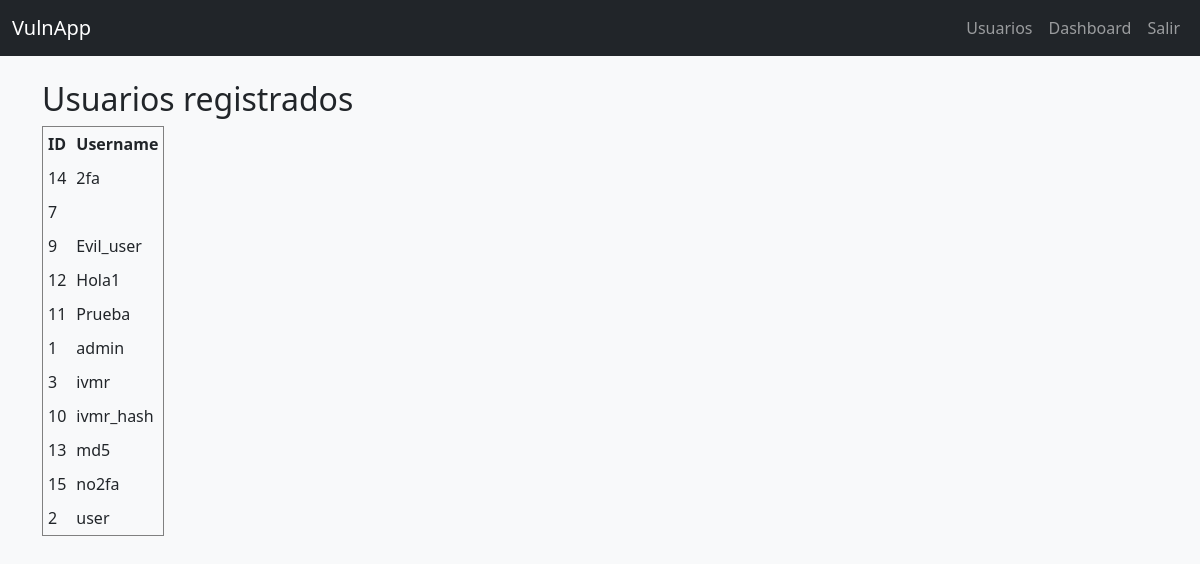
The page /users (signed in) on the database as committed earlier.
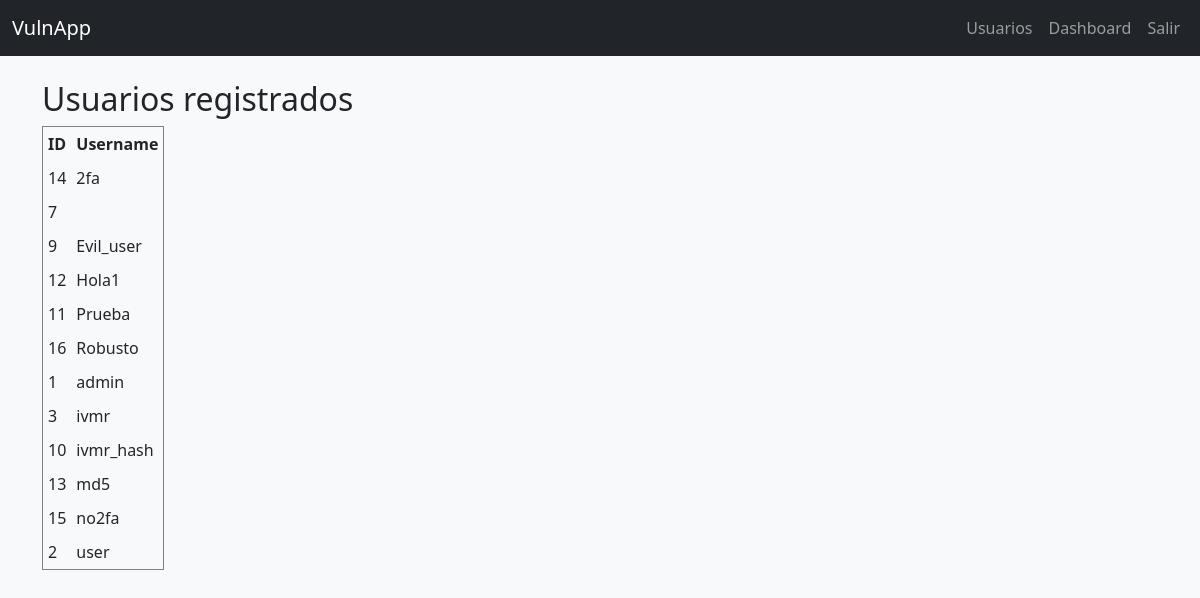
The same page on the database as committed later.
### tables this page shows
CREATE TABLE users (
  id INTEGER PRIMARY KEY AUTOINCREMENT,
  username TEXT UNIQUE,
  password TEXT
, otp_secret TEXT);

### VulnApp.py (the view)
@app.route('/users')
def users():
    if 'user_id' not in session:
        session.clear()
        return redirect(url_for('login'))
    cur = get_db().execute("SELECT id, username FROM users")
    users = cur.fetchall()
    cur.close()
    return render_template('users.html', users=users)

### VulnApp.py (called while the page is built)
def get_db():
    db = getattr(g, '_database', None)
    if db is None:
        db = g._database = sqlite3.connect(DATABASE)
    return db

@app.teardown_appcontext
def close_connection(exception):
    db = getattr(g, '_database', None)
    if db is not None:
        db.close()

### templates/users.html
{% extends "base.html" %}
{% block content %}
<h2>Usuarios registrados</h2>
<table border="1" cellpadding="5">
    <tr>
        <th>ID</th>
        <th>Username</th>
    </tr>
    {% for user in users %}
    <tr>
        <td>{{ user[0] }}</td>
        <td>{{ user[1] | safe }}</td>
    </tr>
    {% endfor %}
</table>
{% endblock %}

### templates/base.html (shortened to what this page needs)
<!doctype html>
<html lang="es">
  <head>
    <link href="https://cdn.jsdelivr.net/npm/bootstrap@5.3.3/dist/css/bootstrap.min.css" rel="stylesheet">
    <link rel="stylesheet" href="{{ url_for('static', filename='style.css') }}">
  </head>
  <body class="bg-light">
    <nav class="navbar navbar-expand-lg navbar-dark bg-dark">
      <div class="container-fluid">
        <a class="navbar-brand" href="/">VulnApp</a>
        <div class="collapse navbar-collapse">
          <ul class="navbar-nav ms-auto">
            {% if 'user_id' in session %}
              <li class="nav-item"><a class="nav-link" href="{{ url_for('users') }}">Usuarios</a></li>
              <li class="nav-item"><a class="nav-link" href="{{ url_for('dashboard') }}">Dashboard</a></li>
              <li class="nav-item"><a class="nav-link" href="{{ url_for('logout') }}">Salir</a></li>
            {% else %}
              <li class="nav-item"><a class="nav-link" href="{{ url_for('login') }}">Login</a></li>
              <li class="nav-item"><a class="nav-link" href="{{ url_for('register') }}">Registro</a></li>
            {% endif %}
          </ul>
        </div>
      </div>
    </nav>
    <div class="container mt-4">
      {% block content %}{% endblock %}
    </div>
  </body>
</html>

### static/style.css (style rules this page uses)
body { font-family: 'Segoe UI', sans-serif; }

Rows that differ between the two databases and show on the page:
added users: id "16", username "Robusto"
